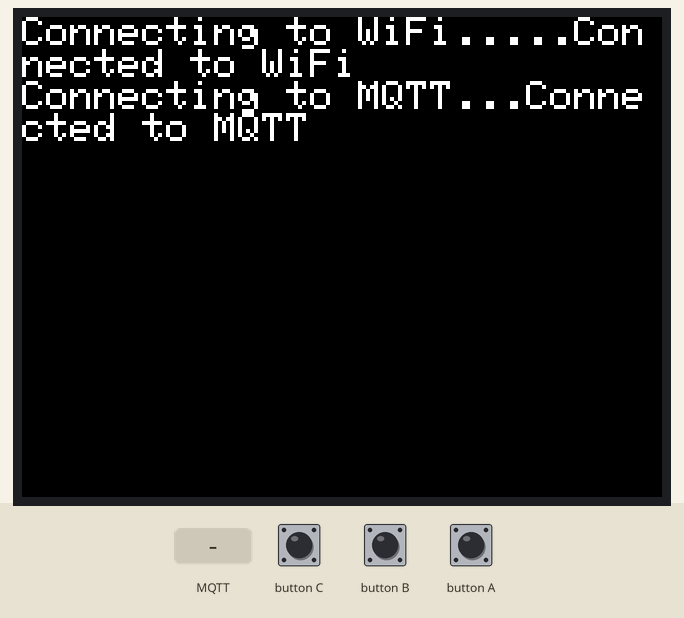
Simulated run of this sketch. Board: ESP32. Shown: 320×240 colour display. The test bench sets the inputs (shaded band). WiFi joins after 1.5 s; servers stay silent unless stated; random numbers use the default seed unless the sketch sets one; no MQTT or app messages arrive unless stated; what the sketch prints to the serial monitor is not drawn.

Above: at 3.4 s.
3.5 s: MQTT message "1" arrives on the first subscribed topic
At 4.6 s:
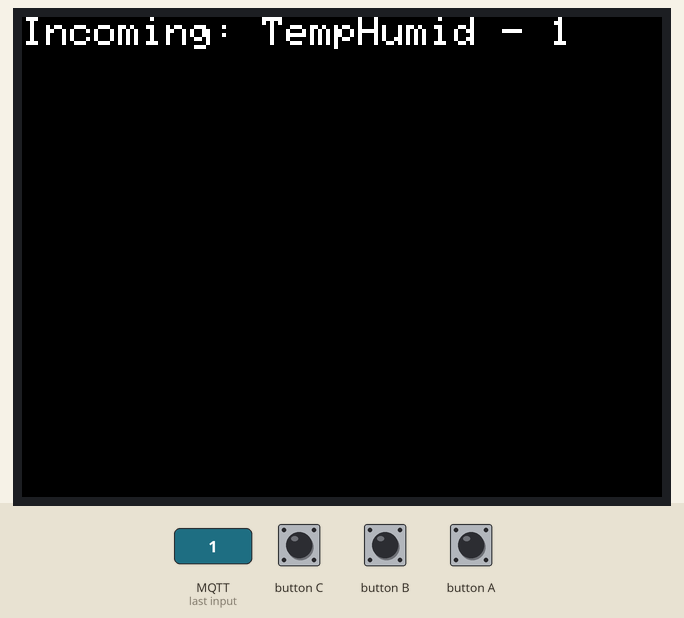
5.0 s: MQTT message "on" arrives on the first subscribed topic
At 5.6 s:
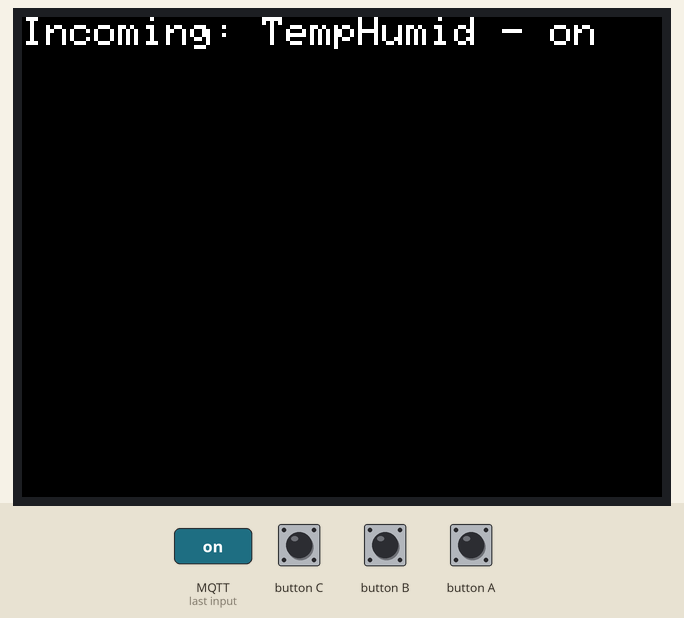
6.5 s: MQTT message "off" arrives on the first subscribed topic
At 6.9 s:
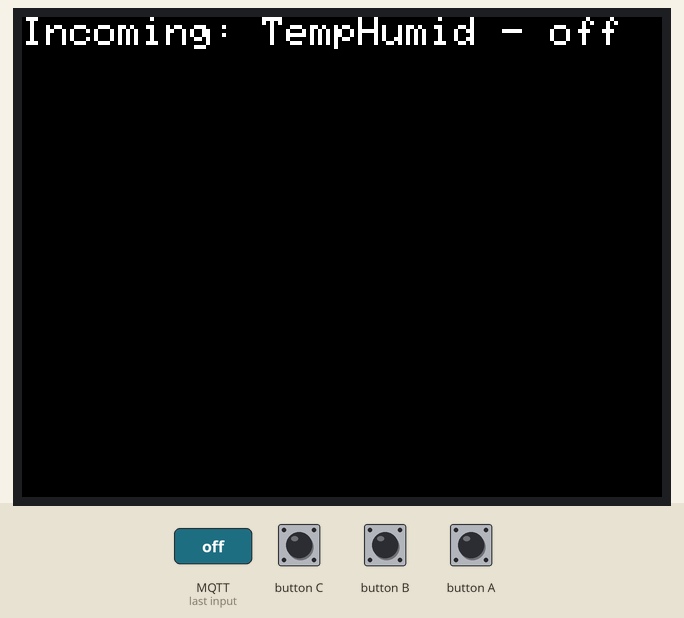
8.0 s: MQTT message "1" arrives on the second subscribed topic
At 8.9 s:
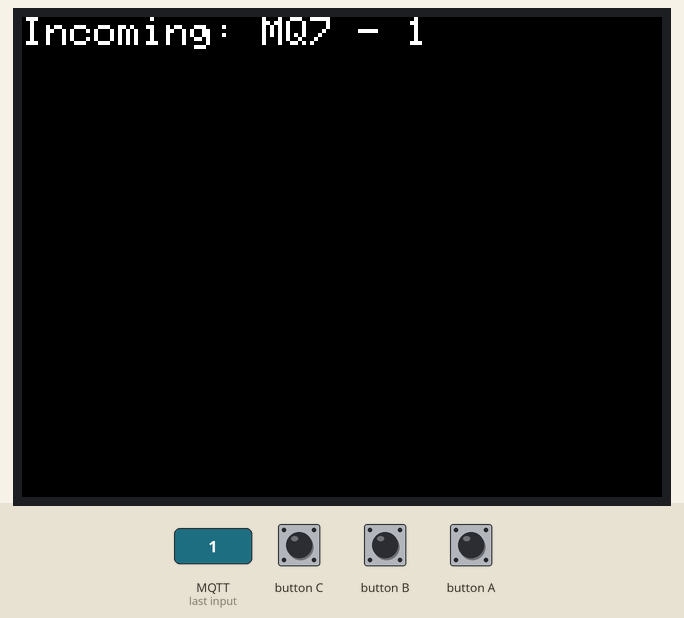
9.5 s: MQTT message "on" arrives on the second subscribed topic
At 10.1 s:
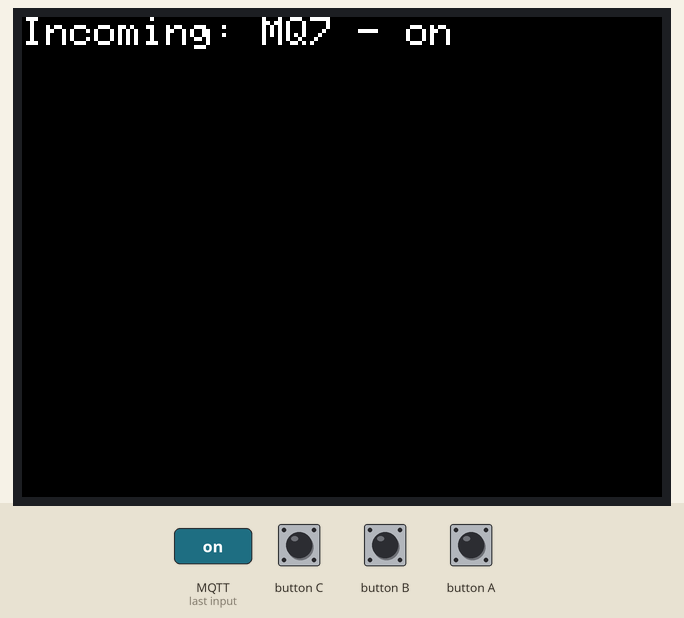
11.0 s: MQTT message "off" arrives on the second subscribed topic
At 12.5 s:
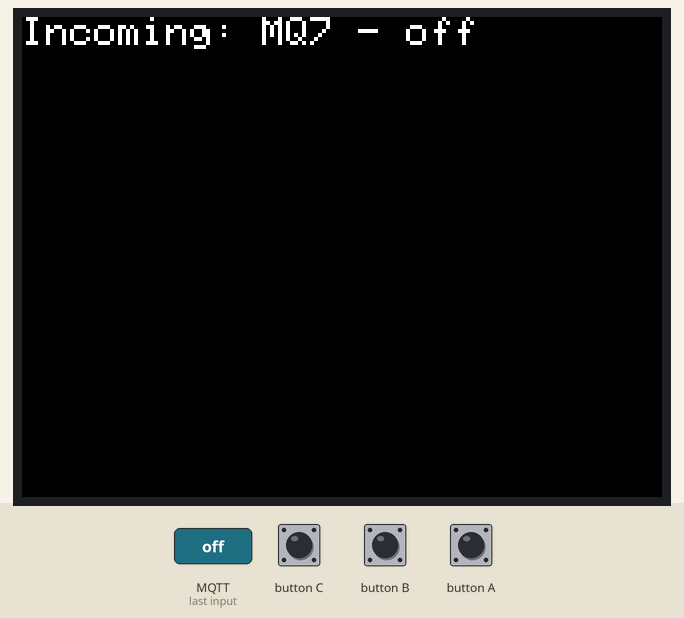
Timing chart, 0 to 13.5 s (numbered marks = the images above; inputs shaded):
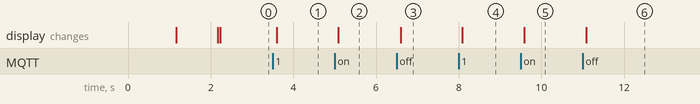

Measured:
- after the input at 3.5 s, the display: changes after 0.10 s (image 1)
- after the input at 5.0 s, the display: changes after 0.09 s (image 2)
- after the input at 6.5 s, the display: changes after 0.09 s (image 3)
- after the input at 8.0 s, the display: changes after 0.09 s (image 4)
- after the input at 9.5 s, the display: changes after 0.09 s (image 5)
- after the input at 11.0 s, the display: changes after 0.09 s (image 6)

The sketch:

Home.ino
```cpp
#include <WiFi.h>
#include <MQTT.h>
#include <M5Stack.h>

const char ssid[] = "RiseAboveThisHome";
const char pass[] = "SteelReserve";

WiFiClient net;
MQTTClient client;

unsigned long lastMillis = 0;

void connect() {
  Serial.print("Connecting to WiFi...");
  M5.Lcd.print("Connecting to WiFi...");
  while (WiFi.status() != WL_CONNECTED) {
    Serial.print(".");
    M5.Lcd.print(".");
    delay(1000);
  }

  Serial.println("\Connected to WiFi");
  M5.Lcd.println("Connected to WiFi");

  String clientId = "Cloyd-";
  clientId += String(random(0xffff), HEX);

  Serial.print("\nConnecting to MQTT...");
  M5.Lcd.print("Connecting to MQTT...");
  while (!client.connect(clientId.c_str(), "vynckfaq", "KHSV1Q1qSUUY")) {
    Serial.print(".");
    M5.Lcd.print(".");
    delay(1000);
  }

  Serial.println("\Connected to MQTT");
  M5.Lcd.println("Connected to MQTT");

  client.subscribe("TempHumid");
  client.subscribe("MQ7");
  // client.unsubscribe("/hello");
}

void messageReceived(String &topic, String &payload) {
  M5.Lcd.fillScreen(TFT_BLACK);
  M5.Lcd.setTextColor(TFT_WHITE, TFT_BLACK);
  M5.Lcd.setTextSize(2);
  M5.Lcd.setCursor(0,0);
  Serial.println("Incoming: " + topic + " - " + payload);
  M5.Lcd.println("Incoming: " + topic + " - " + payload);

}

void setup() {
  Serial.begin(115200);
  // Setup the TFT display
  M5.begin();
  M5.Lcd.setTextSize(2);

  WiFi.begin(ssid, pass);

  // Note: Local domain names (e.g. "Computer.local" on OSX) are not supported by Arduino.
  // You need to set the IP address directly.
  client.begin("m14.cloudmqtt.com", 11816, net);
  client.onMessage(messageReceived);

  connect();
}

void loop() {
  client.loop();
  delay(10);  // <- fixes some issues with WiFi stability
  M5.update();

  if (!client.connected()) {
    connect();
  }

  // publish a message roughly every second.
  if (millis() - lastMillis > 1000) {
    lastMillis = millis();
    //client.publish("/hello", "world");
  }
}
```
